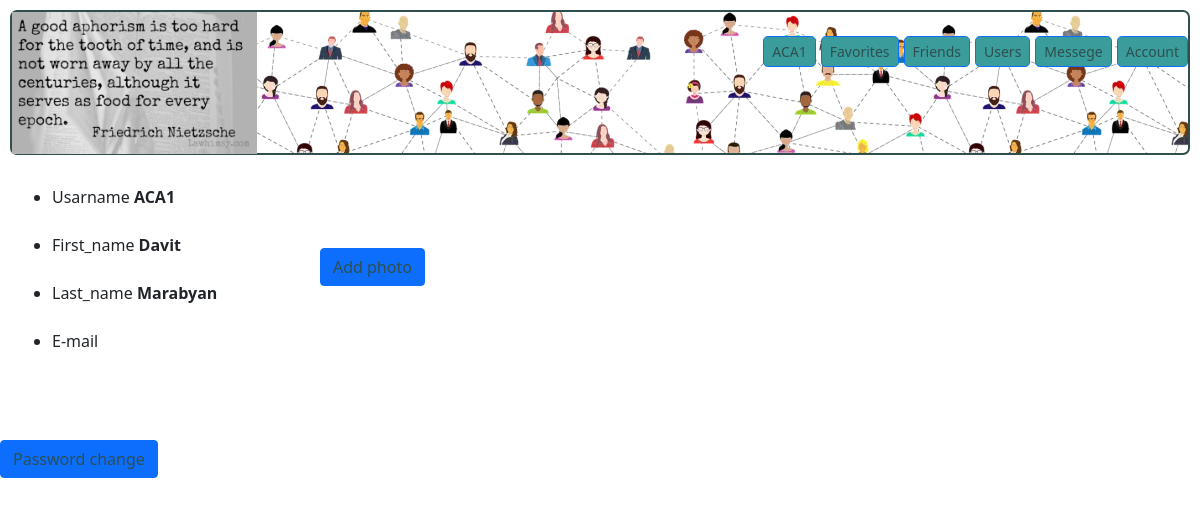
The app's page /auth/settings (signed in), older data.
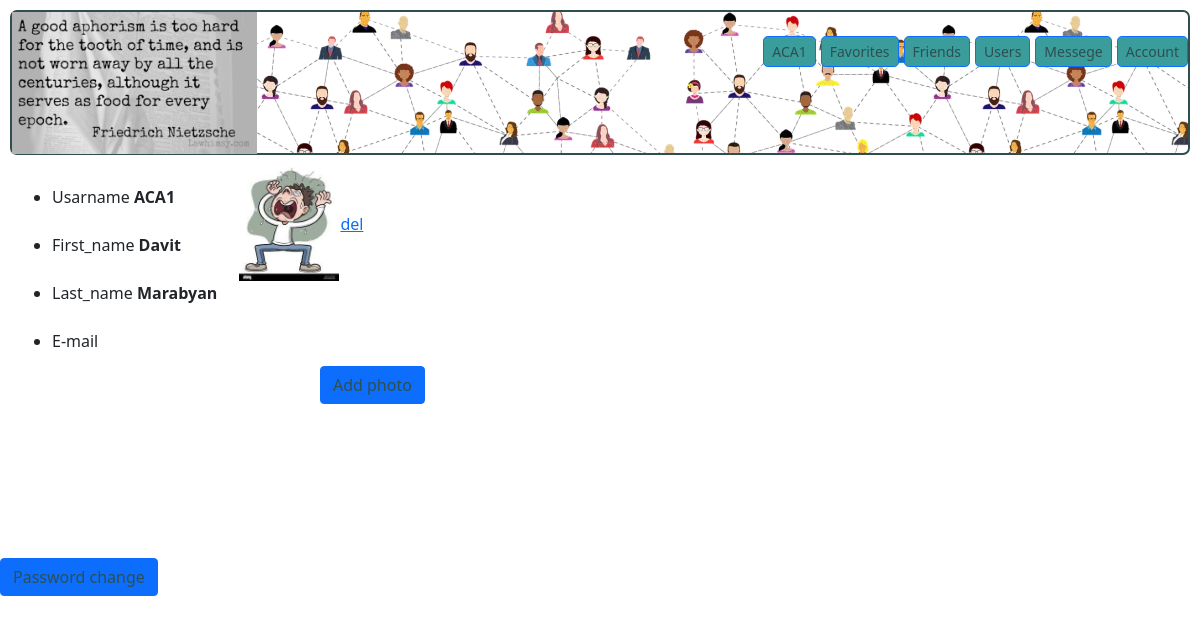
The same page, newer data.
### scrap/models.py (models this page shows)
class UsersPhotos(models.Model):
    comment = models.CharField(max_length=50)
    is_main = models.BooleanField(default=False)
    image = models.ImageField(upload_to='media', blank=False)
    date = models.DateTimeField(auto_now=True, blank=True)
    user_photo=models.ForeignKey(User, blank=False, on_delete=models.CASCADE)

### accounts/views.py (the view)
# urls.py: path('settings', settings, name='settings'),
@login_required
def settings(request):
    data={}
    data['photos'] = UsersPhotos.objects.filter(user_photo=request.user).all()
    return render(request, 'registration/acc_settings.html',data)

### accounts/templates/registration/acc_settings.html (shortened to what this page needs)
{% extends 'base.html' %}
{% block content %}
<div style="margin:20px;float:left">
        <ul>
                <li>Usarname <b>{{request.user.username}}</b></li><br>
                <li>First_name <b>{{request.user.first_name}}</b></li><br>
                <li>Last_name <b>{{request.user.last_name}}</b></li><br>
                <li>E-mail <b>{{request.user.email}}</b></li><br>
</ul></div>
<div style="margin-left:20px">
    <table><tr>
{%for photo in photos%}
      <th><img src="{{ photo.image.url }}" style="width:100px;margin:1%" alt="My image"></th>
        <td><a  href="{%url 'scrap:delete_photo' photo.id%}">del</a></td>
                    {%endfor%}
   </tr> </table>
 <a class="btn btn-primary"  style="margin:7%"href="{% url 'scrap:add_photo' %}">Add photo</a><br><br>
</div><br><br>
<div style="display:block">
        <a class="btn btn-primary" href="{%url 'accounts:password_change'%}">Password change</a><br><br>
</div>
{% endblock %}

Row changes from the older to the newer data that the page shows:
added UsersPhotos: image (picture)
